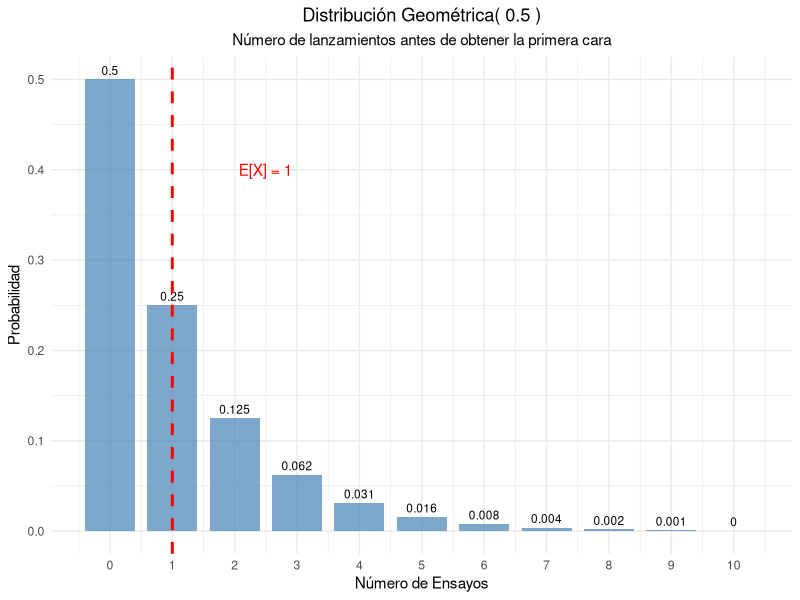
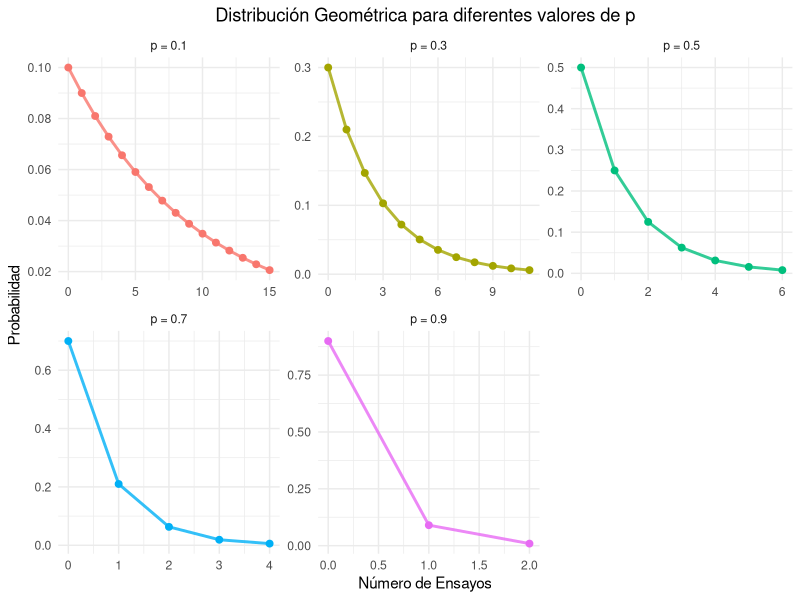
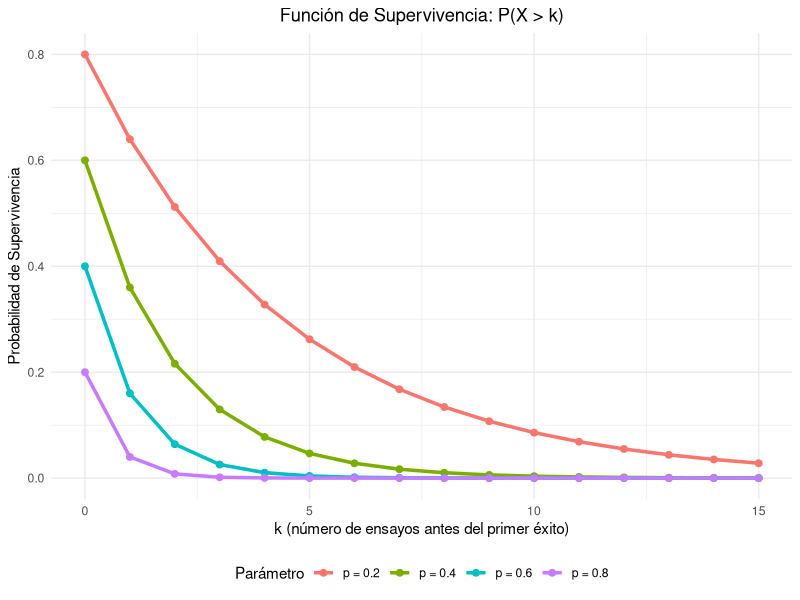
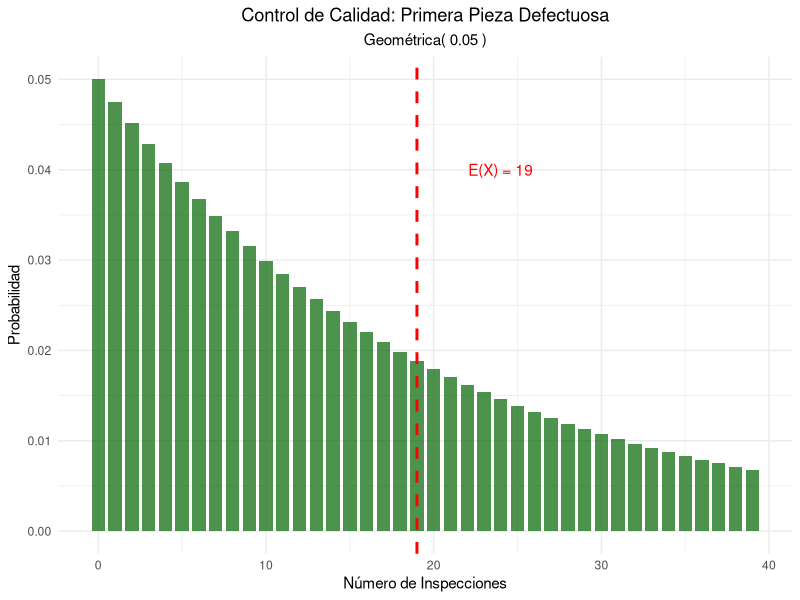
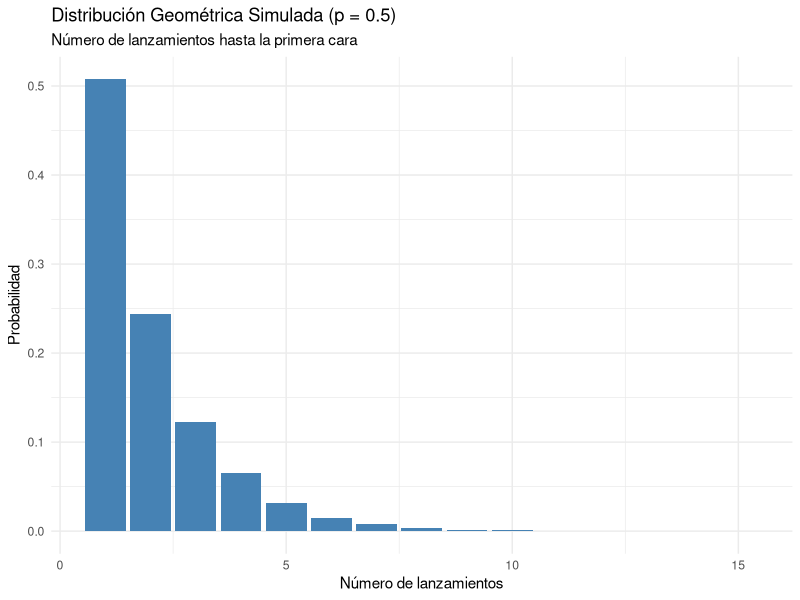
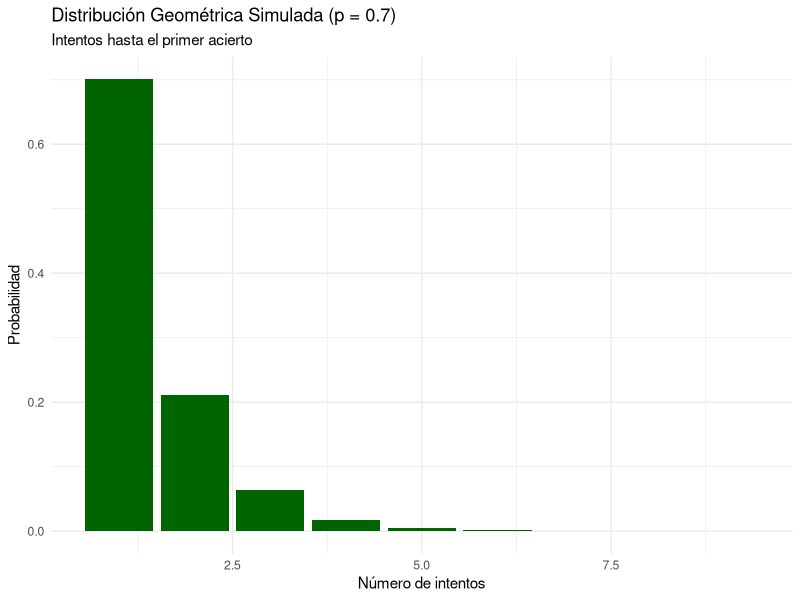

Write R code to recreate these figures, in order.
## ---- chunk 1
#| label: setup
#| include: false

library(tidyverse)
library(kableExtra)
library(gridExtra)
## ---- chunk 2
#| label: moneda-geometrica
# Parámetro
p_cara <- 0.5

# Calcular probabilidades para los primeros 11 ensayos
k_moneda <- 0:10
prob_geometrica <- dgeom(k_moneda , p_cara)  

# Crear tabla
geometrica_moneda <- data.frame(
  Ensayo = k_moneda,
  Probabilidad = prob_geometrica,
  Prob_Acumulada = pgeom(k_moneda, p_cara)
)

kable(geometrica_moneda, 
      caption = "Distribución Geométrica - Primera cara (p = 0.5)",
      digits = 4,
      col.names = c("Ensayo", "P(X = x)", "P(X ≤ x)")) %>%
  kable_styling(bootstrap_options = "striped")

# Parámetros estadísticos
media_moneda <- (1-p_cara) / p_cara
varianza_moneda <- (1 - p_cara) / (p_cara^2)
desv_std_moneda <- sqrt(varianza_moneda)


cat("Media (ensayos esperados):", media_moneda, "\n")
cat("Varianza:", varianza_moneda, "\n")
cat("Desviación estándar:", round(desv_std_moneda, 4), "\n")

## ---- chunk 3
#| label: grafico-geometrica-basico
#| fig-cap: "Distribución Geométrica - Primera cara en lanzamiento de moneda"
ggplot(geometrica_moneda, aes(x = Ensayo, y = Probabilidad)) +
  geom_col(fill = "steelblue", alpha = 0.7, width = 0.8) +
  geom_text(aes(label = round(Probabilidad, 3)), vjust = -0.5, size = 3) +
  geom_vline(xintercept = media_moneda, color = "red", linetype = "dashed", linewidth = 1) +
  annotate("text", x = media_moneda + 1.5, y = max(prob_geometrica) * 0.8, 
           label = paste("E[X] =", media_moneda), color = "red") +
  scale_x_continuous(breaks = k_moneda) +
  labs(title = paste("Distribución Geométrica(", p_cara, ")"),
       subtitle = "Número de lanzamientos antes de obtener la primera cara",
       x = "Número de Ensayos",
       y = "Probabilidad") +
  theme_minimal() +
  theme(plot.title = element_text(hjust = 0.5),
        plot.subtitle = element_text(hjust = 0.5))
## ---- chunk 4
#| label: diferentes-p
# Diferentes probabilidades de éxito
p_values <- c(0.1, 0.3, 0.5, 0.7, 0.9)
k_max <- 15

# Crear data frame para comparación
geometrica_comp <- data.frame()
for(p in p_values) {
  k_vals <- 0:k_max
  probs <- dgeom(k_vals, p)  
  
  temp_data <- data.frame(
    p_label = paste("p =", p),
    k = k_vals,
    probabilidad = probs,
    media = (1-p)/p,
    varianza = (1-p)/(p^2)
  )
  geometrica_comp <- rbind(geometrica_comp, temp_data)
}

# Tabla de parámetros
parametros_comp <- data.frame(
  p = p_values,
  Media = (1-p_values)/p_values,
  Varianza = (1-p_values)/(p_values^2),
  Desv_Std = sqrt((1-p_values)/(p_values^2))
)

kable(parametros_comp, 
      caption = "Parámetros de la distribución geométrica para diferentes valores de p",
      digits = 4,
      col.names = c("p", "Media", "Varianza", "Desv. Std")) |> 
  kable_styling(bootstrap_options = "striped")
## ---- chunk 5
#| label: grafico-diferentes-p
#| fig-cap: "Distribución Geométrica para diferentes valores de p"
# Filtrar para mejor visualización
geometrica_filtered <- geometrica_comp[geometrica_comp$probabilidad > 0.005, ]

ggplot(geometrica_filtered, aes(x = k, y = probabilidad, color = p_label)) +
  geom_line(size = 1, alpha = 0.8) +
  geom_point(size = 2) +
  facet_wrap(~p_label, scales = "free") +
  labs(title = "Distribución Geométrica para diferentes valores de p",
       x = "Número de Ensayos",
       y = "Probabilidad",
       color = "Parámetro") +
  theme_minimal() +
  theme(plot.title = element_text(hjust = 0.5),
        legend.position = "none")
## ---- chunk 6
#| label: falta-memoria
# Demostración de la propiedad de falta de memoria
p_mem <- 0.3
s <- 5
t <- 3

# P(X >= s + t)
prob_s_t <- 1 - pgeom(s + t-1, p_mem)  

# P(X >= s) 
prob_s <- 1- pgeom(s-1, p_mem)

# P(X >= t) 
prob_t <- 1- pgeom(t-1, p_mem)

# P(X >= s + t | X >= s) = P(X >= s + t) / P(X >= s)
prob_condicional <- prob_s_t / prob_s

cat("Demostración de la Propiedad de Falta de Memoria:\n")
cat("Parámetros: p =", p_mem, ", s =", s, ", t =", t, "\n\n")
cat("P(X  ≥", s+t, ") =", round(prob_s_t, 6), "\n")
cat("P(X  ≥", s, ") =", round(prob_s, 6), "\n")
cat("P(X  ≥", t, ") =", round(prob_t, 6), "\n\n")
cat("P(X  ≥", s+t, "| X  ≥", s, ") =", round(prob_condicional, 6), "\n")
cat("P(X  ≥", t, ") =", round(prob_t, 6), "\n\n")
cat("¿Son iguales?", abs(prob_condicional - prob_t) < 1e-10, "\n")
## ---- chunk 7
#| label: funcion-supervivencia
#| fig-cap: "Función de Supervivencia de la distribución geométrica"
# Diferentes valores de p
p_surv <- c(0.2, 0.4, 0.6, 0.8)
k_surv <- 0:15

# Crear data frame
supervivencia_data <- data.frame()
for(p in p_surv) {
  surv_vals <- (1 - p)^(k_surv+1)
  temp_data <- data.frame(
    p_label = paste("p =", p),
    k = k_surv,
    supervivencia = surv_vals
  )
  supervivencia_data <- rbind(supervivencia_data, temp_data)
}

ggplot(supervivencia_data, aes(x = k, y = supervivencia, color = p_label)) +
  geom_line(size = 1.2) +
  geom_point(size = 2) +
  labs(title = "Función de Supervivencia: P(X > k)",
       x = "k (número de ensayos antes del primer éxito)",
       y = "Probabilidad de Supervivencia",
       color = "Parámetro") +
  theme_minimal() +
  theme(plot.title = element_text(hjust = 0.5),
        legend.position = "bottom")
## ---- chunk 8
#| label: control-calidad-geometrica
# Parámetros
p_defecto_geom <- 0.05

# Parámetros estadísticos
media_defecto <- (1-p_defecto_geom) / p_defecto_geom
varianza_defecto <- (1 - p_defecto_geom) / (p_defecto_geom^2)
desv_std_defecto <- sqrt(varianza_defecto)

cat("Control de Calidad - Primera pieza defectuosa:\n")
cat("Probabilidad de defecto por pieza:", p_defecto_geom, "\n")
cat("Número esperado de inspecciones:", media_defecto, "\n")
cat("Desviación estándar:", round(desv_std_defecto, 2), "\n\n")

# Probabilidades específicas
k_calidad <- 0:50
prob_calidad <- dgeom(k_calidad, p_defecto_geom)

# Preguntas de interés
prob_primera_10 <- sum(prob_calidad[1:10])
prob_mas_20 <- 1 - sum(prob_calidad[1:20])
prob_entre_10_30 <- sum(prob_calidad[10:30])

cat("Probabilidades de interés:\n")
cat("P(primera defectuosa en ≤ 10 inspecciones):", round(prob_primera_10, 4), "\n")
cat("P(primera defectuosa en > 20 inspecciones):", round(prob_mas_20, 4), "\n")
cat("P(primera defectuosa entre 10 y 30 inspecciones):", round(prob_entre_10_30, 4), "\n")



# Visualización
calidad_data <- data.frame(
  k = k_calidad[1:40],
  probabilidad = prob_calidad[1:40]
)

ggplot(calidad_data, aes(x = k, y = probabilidad)) +
  geom_col(fill = "darkgreen", alpha = 0.7, width = 0.8) +
  geom_vline(xintercept = media_defecto, color = "red", linetype = "dashed", size = 1) +
  annotate("text", x = media_defecto + 5, y = max(prob_calidad) * 0.8, 
           label = paste("E(X) =", media_defecto), color = "red") +
  labs(title = "Control de Calidad: Primera Pieza Defectuosa",
       subtitle = paste("Geométrica(", p_defecto_geom, ")"),
       x = "Número de Inspecciones",
       y = "Probabilidad") +
  theme_minimal() +
  theme(plot.title = element_text(hjust = 0.5),
        plot.subtitle = element_text(hjust = 0.5))
## ---- chunk 9
#| label: simulacion-geometrica
set.seed(123)
p_sim <- 0.25
n_sim <- 10000

# Generar datos geométricos 
datos_geom <- rgeom(n_sim, p_sim) 

# Estadísticas observadas
media_obs <- mean(datos_geom)
var_obs <- var(datos_geom)
desv_obs <- sd(datos_geom)

# Valores teóricos
media_teo <- (1-p_sim) / p_sim
var_teo <- (1 - p_sim) / (p_sim^2)
desv_teo <- sqrt(var_teo)

cat("Simulación Geométrica (p =", p_sim, "):\n")
cat("Simulaciones:", n_sim, "\n\n")
cat("Media teórica:", media_teo, "| Media observada:", round(media_obs, 4), "\n")
cat("Varianza teórica:", var_teo, "| Varianza observada:", round(var_obs, 4), "\n")
cat("Desv. Std teórica:", round(desv_teo, 4), "| Desv. Std observada:", round(desv_obs, 4), "\n")

# Comparar distribuciones
freq_obs <- table(datos_geom[datos_geom <= 20]) / n_sim
k_comp <- as.numeric(names(freq_obs))
prob_teo <- dgeom(k_comp, p_sim)

comparacion_sim <- data.frame(
  k = k_comp,
  Freq_Observada = as.numeric(freq_obs),
  Prob_Teorica = prob_teo,
  Diferencia = abs(as.numeric(freq_obs) - prob_teo)
)

kable(head(comparacion_sim, 12), 
      caption = "Comparación frecuencias observadas vs probabilidades teóricas",
      digits = 4,
      col.names = c("k", "Freq. Observada", "Prob. Teórica", "Diferencia")) %>%
  kable_styling(bootstrap_options = "striped")
## ---- chunk 10
#| code-fold: true
#| label: simulacion_geom_1

# Parámetro de éxito (cara)
p <- 0.5

# Número de simulaciones
n_sim <- 10000

# Simular lanzamientos hasta la primera cara
set.seed(123)
muestra_geom <- rgeom(n_sim, prob = p) + 1  

# a) Probabilidad de necesitar exactamente 5 lanzamientos
prob_5 <- mean(muestra_geom == 5)
cat("a) P(X = 5):", round(prob_5, 4), "\n")

# b) Probabilidad de necesitar más de 3 lanzamientos
prob_mas_3 <- mean(muestra_geom > 3)
cat("b) P(X > 3):", round(prob_mas_3, 4), "\n")

# c) Media y varianza empírica
media_emp <- mean(muestra_geom)
varianza_emp <- var(muestra_geom)
cat("c) Media empírica:", round(media_emp, 4), "\n")
cat("   Varianza empírica:", round(varianza_emp, 4), "\n")

## ---- chunk 11


# Frecuencia relativa
df <- as.data.frame(table(muestra_geom))
colnames(df) <- c("Lanzamientos", "Frecuencia")
df$Probabilidad <- df$Frecuencia / sum(df$Frecuencia)

# Graficar función de masa de probabilidad
ggplot(df, aes(x = as.numeric(Lanzamientos), y = Probabilidad)) +
  geom_bar(stat = "identity", fill = "steelblue") +
  labs(title = "Distribución Geométrica Simulada (p = 0.5)",
       subtitle = "Número de lanzamientos hasta la primera cara",
       x = "Número de lanzamientos",
       y = "Probabilidad") +
  theme_minimal()

## ---- chunk 12

# Parámetro de éxito (anotar)
p <- 0.7

# Número de simulaciones
n_sim <- 10000

# Simular intentos hasta el primer acierto
set.seed(123)
muestra_geom <- rgeom(n_sim, prob = p) + 1  

# a) Probabilidad de anotar en el tercer intento
prob_3 <- mean(muestra_geom == 3)
cat("a) P(X = 3):", round(prob_3, 4), "\n")

# b) Media empírica
media_emp <- mean(muestra_geom)
cat("b) Media empírica:", round(media_emp, 4), "\n")

# c) Probabilidad de necesitar entre 2 y 5 intentos
prob_2_5 <- mean(muestra_geom >= 2 & muestra_geom <= 5)
cat("c) P(2 ≤ X ≤ 5):", round(prob_2_5, 4), "\n")

## ---- chunk 13

# Frecuencia relativa
df <- as.data.frame(table(muestra_geom))
colnames(df) <- c("Intentos", "Frecuencia")
df$Probabilidad <- df$Frecuencia / sum(df$Frecuencia)

# Graficar función de masa de probabilidad
ggplot(df, aes(x = as.numeric(Intentos), y = Probabilidad)) +
  geom_bar(stat = "identity", fill = "darkgreen") +
  labs(title = "Distribución Geométrica Simulada (p = 0.7)",
       subtitle = "Intentos hasta el primer acierto",
       x = "Número de intentos",
       y = "Probabilidad") +
  theme_minimal()

## ---- chunk 14
# b) 
p <- 0.02
prob_mas_100 <- (1 - p)^100
round(prob_mas_100, 4)  # Resultado ≈ 0.1326
